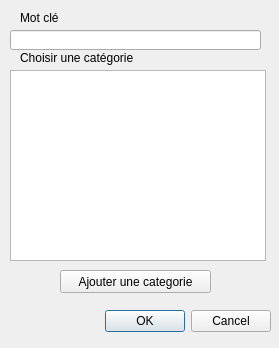
<?xml version="1.0" encoding="UTF-8"?>
<ui version="4.0">
 <class>Keyword</class>
 <widget class="QDialog" name="Keyword">
  <property name="geometry">
   <rect>
    <x>0</x>
    <y>0</y>
    <width>279</width>
    <height>348</height>
   </rect>
  </property>
  <property name="windowTitle">
   <string>MainWindow</string>
  </property>
  <widget class="QWidget" name="centralwidget" native="true">
   <property name="geometry">
    <rect>
     <x>0</x>
     <y>0</y>
     <width>281</width>
     <height>363</height>
    </rect>
   </property>
   <widget class="QListWidget" name="listCategories">
    <property name="geometry">
     <rect>
      <x>10</x>
      <y>70</y>
      <width>256</width>
      <height>191</height>
     </rect>
    </property>
   </widget>
   <widget class="QDialogButtonBox" name="buttonBox">
    <property name="geometry">
     <rect>
      <x>10</x>
      <y>310</y>
      <width>261</width>
      <height>23</height>
     </rect>
    </property>
    <property name="standardButtons">
     <set>QDialogButtonBox::Cancel|QDialogButtonBox::Ok</set>
    </property>
   </widget>
   <widget class="QPushButton" name="buttonCatAjout">
    <property name="geometry">
     <rect>
      <x>60</x>
      <y>270</y>
      <width>151</width>
      <height>23</height>
     </rect>
    </property>
    <property name="text">
     <string>Ajouter une categorie</string>
    </property>
   </widget>
   <widget class="QLabel" name="label1">
    <property name="geometry">
     <rect>
      <x>20</x>
      <y>50</y>
      <width>131</width>
      <height>16</height>
     </rect>
    </property>
    <property name="text">
     <string>Choisir une catégorie</string>
    </property>
   </widget>
   <widget class="QLineEdit" name="textKeyword">
    <property name="geometry">
     <rect>
      <x>10</x>
      <y>30</y>
      <width>251</width>
      <height>20</height>
     </rect>
    </property>
   </widget>
   <widget class="QLabel" name="label2">
    <property name="geometry">
     <rect>
      <x>20</x>
      <y>10</y>
      <width>131</width>
      <height>16</height>
     </rect>
    </property>
    <property name="text">
     <string>Mot clé</string>
    </property>
   </widget>
  </widget>
 </widget>
 <resources/>
 <connections/>
</ui>
